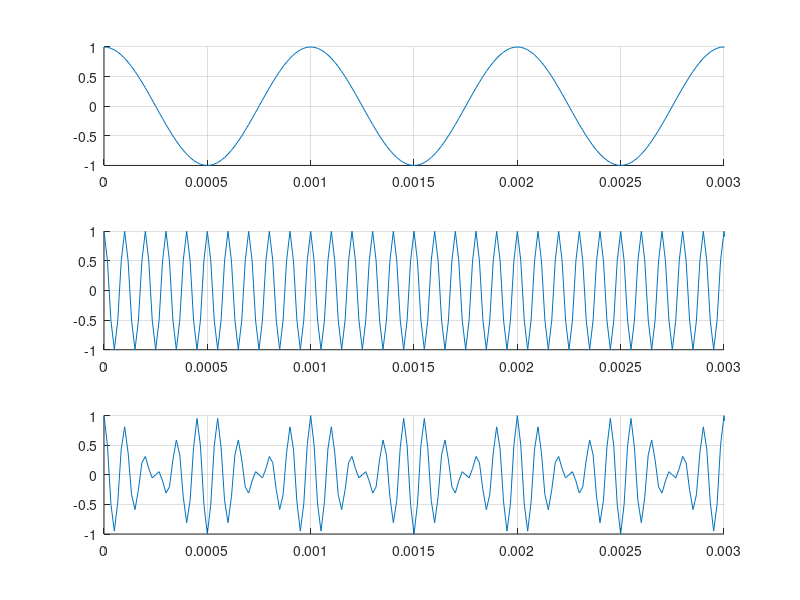
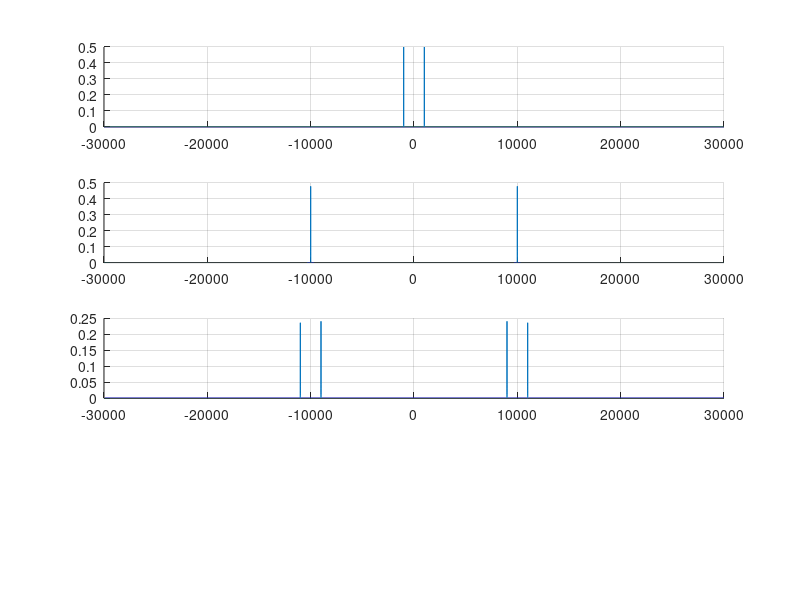
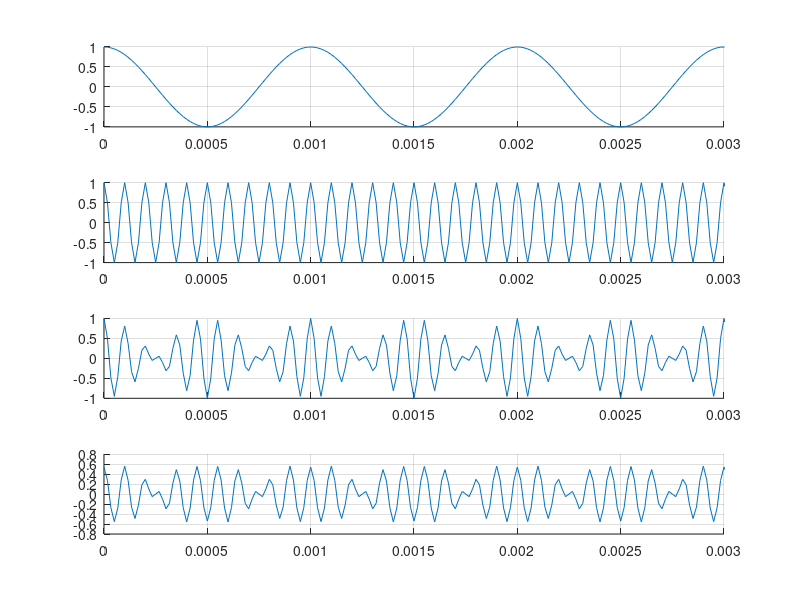

The MATLAB script that drew these images, in order:
clear all; close all; clc;

f= 1000;
T= 1/f;

fs = 60 * f;
ts = 1/fs;
phi = 0;

t = 0 : ts : 1;

n_t = cos(2*pi*f*t);
c_t = cos(2*pi*10*f*t);

sinal_modulado = n_t.*c_t;

figure;
subplot(3,1,1); hold on; grid on;
plot(t, n_t);
xlim([0 3*T]);

subplot(3,1,2); hold on; grid on;
plot(t, c_t);
xlim([0 3*T]);

subplot(3,1,3); hold on; grid on;
plot(t, sinal_modulado);
xlim([0 3*T]);

# frequencia

passo_f = length(t)/(fs+1);
f_axis = -fs/2 : passo_f : fs/2;

Xf_n = fft(n_t)/length(n_t);
Xf_n = fftshift(Xf_n);

Xf_c = fft(c_t)/length(c_t);
Xf_c = fftshift(Xf_c);

Xf_sinalMod = fft(sinal_modulado)/length(sinal_modulado);
Xf_sinalMod = fftshift(Xf_sinalMod);

figure;
subplot(4,1,1); hold on; grid on;
plot(f_axis, abs(Xf_n));

subplot(4,1,2); hold on; grid on;
plot(f_axis, abs(Xf_c));

subplot(4,1,3); hold on; grid on;
plot(f_axis, abs(Xf_sinalMod));

# demodulação

d_t = cos(cos(2*pi*f*t));

st_demod = d_t .* sinal_modulado;

figure;
subplot(4,1,1); hold on; grid on;
plot(t, n_t);
xlim([0 3*T]);

subplot(4,1,2); hold on; grid on;
plot(t, c_t);
xlim([0 3*T]);

subplot(4,1,3); hold on; grid on;
plot(t, sinal_modulado);
xlim([0 3*T]);

subplot(4,1,4); hold on; grid on;
plot(t, st_demod);
xlim([0 3*T]);